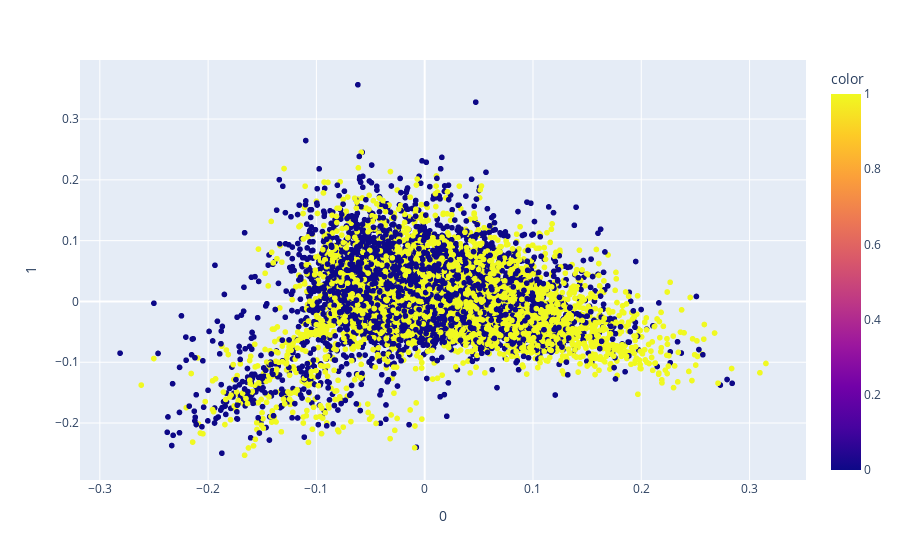

Here is the notebook cell this chart was saved with:
### Code cell
X = news.drop(['ratingName'], axis=1)
Y = pd.DataFrame(news['ratingName'])

# Conversion de True/False en 0/1
Y = Y['ratingName'].astype(int)

X = X.to_numpy()
Y = Y.to_numpy()

texte = news['text']

vectorizer = TfidfVectorizer() 
X = vectorizer.fit_transform(texte)

# creation du dataframe pour affichage
df = pd.DataFrame(
    data=vectorizer.transform(texte).toarray(),
    columns=vectorizer.get_feature_names()
)

X = df

pca = PCA(n_components=2)
components = pca.fit_transform(X)

fig = px.scatter(components, x=0, y=1, color=Y) 
fig.show()

### Figure 1 — Plotly figure (JSON) as saved in the notebook; plotly's stock layout.template omitted (floating-point values rounded to 4 significant figures; data arrays with more than 128 entries replaced by an {"elided": "..."} marker saying what was removed)
{"data": [{"hovertemplate": "0=%{x}<br>1=%{y}<br>color=%{marker.color}<extra></extra>", "legendgroup": "", "marker": {"color": {"elided": "8904 int values"}, "coloraxis": "coloraxis", "symbol": "circle"}, "mode": "markers", "name": "", "showlegend": false, "type": "scattergl", "x": {"elided": "8904 float values"}, "xaxis": "x", "y": {"elided": "8904 float values"}, "yaxis": "y"}], "layout": {"coloraxis": {"colorbar": {"title": {"text": "color"}}, "colorscale": [[0, "#0d0887"], [0.1111, "#46039f"], [0.2222, "#7201a8"], [0.3333, "#9c179e"], [0.4444, "#bd3786"], [0.5556, "#d8576b"], [0.6667, "#ed7953"], [0.7778, "#fb9f3a"], [0.8889, "#fdca26"], [1, "#f0f921"]]}, "legend": {"tracegroupgap": 0}, "margin": {"t": 60}, "xaxis": {"anchor": "y", "domain": [0, 1], "title": {"text": "0"}}, "yaxis": {"anchor": "x", "domain": [0, 1], "title": {"text": "1"}}}}
